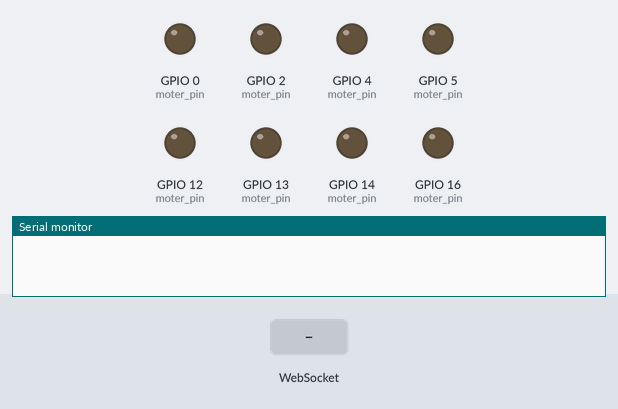
This sketch was run on a simulated ESP8266 (NodeMCU). Parts: output pins drawn as LEDs (lit = HIGH), the last lines printed to the serial monitor. The test bench sets the inputs (shaded band). WiFi joins after 1.5 s; servers stay silent unless stated.

Above: at 0.1 s.
At 2.7 s:
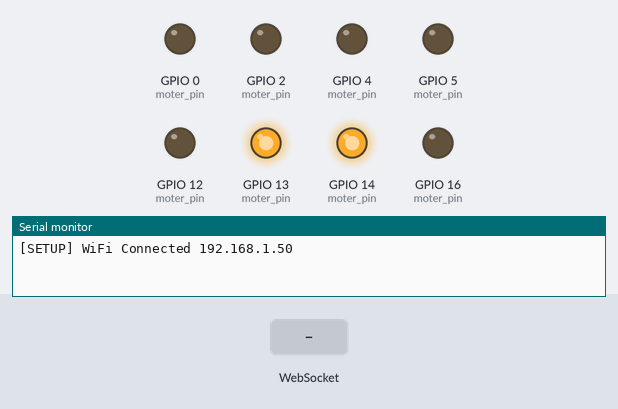
2.8 s: WebSocket text "axis" received
4.3 s: WebSocket text "mecanum" received
5.8 s: WebSocket text "on" received
Timing chart, 0 to 8.8 s (numbered marks = the images above; inputs shaded):
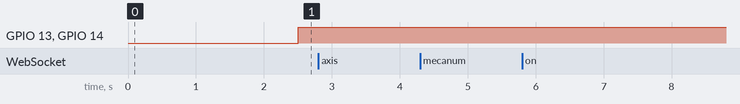

The sketch:

drive.ino
```cpp
#include <ArduinoJson.h>

#include <ESP8266WiFi.h>
#include <ESP8266WiFiMulti.h>
#include <WebSocketsClient.h>
#include <Esp.h>
#include <Ticker.h>

// static const int D0   = 16;
// static const int D1   = 5;
// static const int D2   = 4;
// static const int D3   = 0;
// static const int D4   = 2;
// static const int D5   = 14;
// static const int D6   = 12;
// static const int D7   = 13;

const int moter_pin[4][2] = { {16,5} , {4,0} , {2,14} , {12,13} };
// const m1_s = 11;
// const m1_p = 12;
// const m1_m = 13;

// const m2_s = 10;
// const m1_p = 8;
// const m1_m = 7;

// const m3_s = 9;
// const m1_p = 5;
// const m1_m = 4;

// const m4_s = 6;
// const m1_p = 3;
// const m1_m = 2;

Ticker flipper;
ESP8266WiFiMulti WiFiMulti;
WebSocketsClient webSocket ;

StaticJsonDocument<200> doc;
JsonArray arr;
bool wsChecker = false;
bool mecanum = false;

void wsCheck(){
  if(wsChecker){
    wsChecker = false;
  }else{
    move(0,0);
  }

}

void webSocketEvent( WStype_t type, uint8_t * payload, size_t length) {

    switch(type) {
        case WStype_DISCONNECTED:
            Serial.println("Wobsket Disconnected");
            break;
        case WStype_CONNECTED:
            Serial.println("Wobsket Connected");
            break;
        case WStype_TEXT:
        case WStype_BIN:
          Serial.write(payload, length);
          Serial.println();
          deserializeJson(doc, payload, length);
          if(doc["command"].as<String>()=="axis"){
            arr = doc["data"].as<JsonArray>();
            move(doc["data"].as<JsonArray>()[0].as<float>(),doc["data"].as<JsonArray>()[1].as<float>());
            if(!wsChecker){
              wsChecker = true;
            }
          }else if(doc["command"].as<String>()=="mecanum"){
            if(doc["data"].as<String>()=="on"){
              mecanum = true;
            }else{
              mecanum = false;
            }
          }
          break;
        case WStype_ERROR:
          Serial.println();
          Serial.write(payload, length);
          break;
        case WStype_FRAGMENT_TEXT_START:
        case WStype_FRAGMENT_BIN_START:
        case WStype_FRAGMENT:
        case WStype_FRAGMENT_FIN:
            break;
    }
}

void setup() {
  pinMode(16,OUTPUT);
  pinMode(5,OUTPUT);
  pinMode(4,OUTPUT);
  pinMode(0,OUTPUT);
  pinMode(2,OUTPUT);
  pinMode(14,OUTPUT);
  pinMode(12,OUTPUT);
  pinMode(13,OUTPUT);

  digitalWrite(16,0);
  analogWrite(5,0);
  digitalWrite(4,0);
  analogWrite(0,0);
  digitalWrite(2,0);
  analogWrite(14,0);
  digitalWrite(12,0);
  analogWrite(13,0);

  Serial.begin(115200);
  if(WiFi.getMode() & WIFI_AP) {
        WiFi.softAPdisconnect(true);
  }

  WiFiMulti.addAP("U+NetD243", "4000000486");
  while(WiFiMulti.run() != WL_CONNECTED) {
        delay(100);
  }
  String ip = WiFi.localIP().toString();
  Serial.printf("[SETUP] WiFi Connected %s\n", ip.c_str());
  webSocket.begin("sonorous-earth-377802.du.r.appspot.com",80,"/","drivetrain");
  webSocket.onEvent(webSocketEvent);

  flipper.attach(1,wsCheck);
}

void loop() {
  webSocket.loop();
  ESP.wdtFeed();
  // if(Serial.available()){
  //   data = Serial.readString();
  //   data.toCharArray(json,data.length());
  //   deserializeJson(doc, json, 200);
  //   if(doc["command"].as<String>()=="axis"){
  //     move(doc["data"].as<JsonArray>()[0].as<float>(),doc["data"].as<JsonArray>()[1].as<float>());
  //   }

  // }


}

void move(float x , float y){
  int ty1 = abs(x-y)*150;
  bool ty1b = true;
  int ty2 = abs(-x-y)*150;
  bool ty2b = true;
  if((x-y)<0){
    ty1b=false;
  }

  if(-x-y<0){
    ty2b=false;
  }
  if(mecanum){
    m_for(1,ty1,true^ty1b);
    m_for(2,ty2,true^ty2b);
    m_for(3,ty2,false^ty2b);
    m_for(4,ty1,false^ty1b);
  }else{
    m_for(1,ty1,true^ty1b);
    m_for(2,ty2,true^ty2b);
    m_for(3,ty1,false^ty1b);
    m_for(4,ty2,false^ty2b);
  }
}

void m_for(int num, int speed, bool fb) {
  int p = 0;
  if(fb){
    p = 1;

  }
  digitalWrite(moter_pin[num-1][1],p);
  analogWrite(moter_pin[num-1][0],speed);
}
```
